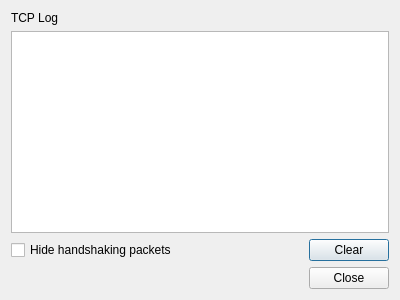
<?xml version="1.0" encoding="UTF-8"?>
<ui version="4.0">
 <class>DialogTCPIP</class>
 <widget class="QDialog" name="DialogTCPIP">
  <property name="geometry">
   <rect>
    <x>0</x>
    <y>0</y>
    <width>400</width>
    <height>300</height>
   </rect>
  </property>
  <property name="windowTitle">
   <string>TCP/IP</string>
  </property>
  <layout class="QVBoxLayout" name="verticalLayout_2">
   <item>
    <layout class="QVBoxLayout" name="verticalLayout">
     <item>
      <widget class="QLabel" name="label">
       <property name="text">
        <string>TCP Log</string>
       </property>
      </widget>
     </item>
     <item>
      <widget class="QPlainTextEdit" name="plainTextEditReceivedTCPIPData">
       <property name="toolTip">
        <string>TCP packets are displayed here</string>
       </property>
       <property name="maximumBlockCount">
        <number>500</number>
       </property>
      </widget>
     </item>
     <item>
      <layout class="QHBoxLayout" name="horizontalLayout">
       <item>
        <widget class="QCheckBox" name="checkBoxHideHandshakePackets">
         <property name="toolTip">
          <string>Hides all packets but data packets</string>
         </property>
         <property name="text">
          <string>Hide handshaking packets</string>
         </property>
        </widget>
       </item>
       <item>
        <spacer name="horizontalSpacer">
         <property name="orientation">
          <enum>Qt::Horizontal</enum>
         </property>
         <property name="sizeHint" stdset="0">
          <size>
           <width>40</width>
           <height>20</height>
          </size>
         </property>
        </spacer>
       </item>
       <item>
        <widget class="QPushButton" name="pushButton">
         <property name="toolTip">
          <string>Clears text</string>
         </property>
         <property name="text">
          <string>Clear</string>
         </property>
        </widget>
       </item>
      </layout>
     </item>
    </layout>
   </item>
   <item>
    <widget class="QDialogButtonBox" name="buttonBox">
     <property name="orientation">
      <enum>Qt::Horizontal</enum>
     </property>
     <property name="standardButtons">
      <set>QDialogButtonBox::Close</set>
     </property>
    </widget>
   </item>
  </layout>
 </widget>
 <resources/>
 <connections>
  <connection>
   <sender>buttonBox</sender>
   <signal>accepted()</signal>
   <receiver>DialogTCPIP</receiver>
   <slot>accept()</slot>
   <hints>
    <hint type="sourcelabel">
     <x>229</x>
     <y>275</y>
    </hint>
    <hint type="destinationlabel">
     <x>157</x>
     <y>274</y>
    </hint>
   </hints>
  </connection>
  <connection>
   <sender>buttonBox</sender>
   <signal>rejected()</signal>
   <receiver>DialogTCPIP</receiver>
   <slot>reject()</slot>
   <hints>
    <hint type="sourcelabel">
     <x>297</x>
     <y>281</y>
    </hint>
    <hint type="destinationlabel">
     <x>286</x>
     <y>274</y>
    </hint>
   </hints>
  </connection>
  <connection>
   <sender>pushButton</sender>
   <signal>clicked()</signal>
   <receiver>plainTextEditReceivedTCPIPData</receiver>
   <slot>clear()</slot>
   <hints>
    <hint type="sourcelabel">
     <x>370</x>
     <y>235</y>
    </hint>
    <hint type="destinationlabel">
     <x>355</x>
     <y>165</y>
    </hint>
   </hints>
  </connection>
 </connections>
</ui>
